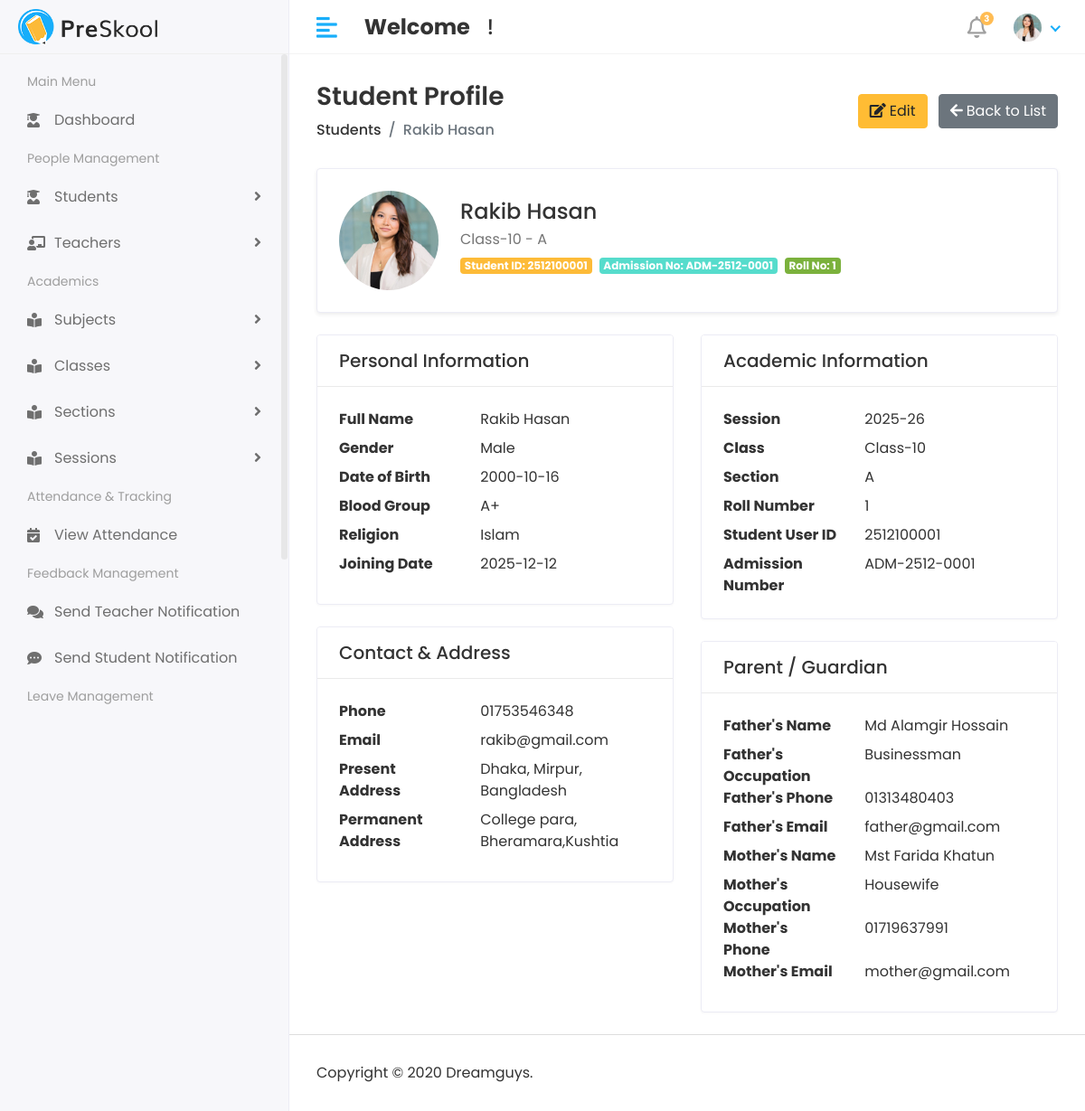
/student/student-detail/1/, run on the app's committed database.
### student/models.py (models this page shows, shortened)
class StudentInfo(models.Model):
    GENDER = [
        ("Male", "Male"),
        ("Female", "Female"),
        ("Other", "Other"),
    ]
    BLOOD_GROUP = [
        ("A+", "A+"),
        ("A-", "A-"),
        ("B+", "B+"),
        ("B-", "B-"),
        ("O+", "O+"),
        ("O-", "O-"),
        ("AB+", "AB+"),
        ("AB-", "AB-"),
    ]
    user = models.OneToOneField(
        User,
        on_delete=models.CASCADE,
        limit_choices_to={'user_type': 'Student'},
        related_name="student_profile",
    )
    student_user_id = models.CharField(
        unique=True,
        max_length=15,
        editable=False,
        blank=True,
        null=True,
        db_index=True,
        verbose_name="Student User ID",
    )
    admission_no = models.CharField(
        max_length=12,
        unique=True,
        editable=False,
        blank=True,
        null=True,
        db_index=True,
        verbose_name="Admission Number"
    )
    session = models.ForeignKey(
        Session,
        on_delete=models.SET_NULL,
        null=True,
        blank=True,
        related_name="students",
    )
    klass = models.ForeignKey(
        Class,
        on_delete=models.SET_NULL,
        null=True,
        blank=True,
        related_name="students",
        verbose_name="Class",
    )
    section = models.ForeignKey(
        Section,
        on_delete=models.SET_NULL,
        null=True,
        blank=True,
        related_name="students",
    )
    roll_no = models.PositiveIntegerField(
        null=True,
        blank=True,
        editable=False,  # Make it auto-generated
        verbose_name="Roll Number",
    )
    first_name = models.CharField(max_length=50, blank=True, null=True)
    last_name  = models.CharField(max_length=50, blank=True, null=True)
    gender     = models.CharField(max_length=10, choices=GENDER, blank=True, null=True)
    date_of_birth = models.DateField(blank=True, null=True)
    blood_group   = models.CharField(
        max_length=3,
        choices=BLOOD_GROUP,
        blank=True,
        null=True,
    )
    religion   = models.CharField(max_length=50, blank=True, null=True)
    joining_date = models.DateField(blank=True, null=True)
    phone      = models.CharField(max_length=15, blank=True, null=True)
    email      = models.EmailField(blank=True, null=True)
    father_name = models.CharField(max_length=100, blank=True, null=True)
    father_occupation = models.CharField(max_length=100, blank=True, null=True)
    father_mobile = models.CharField(max_length=15, blank=True, null=True)
    father_email = models.EmailField(blank=True, null=True)
    mother_name = models.CharField(max_length=100, blank=True, null=True)
    mother_occupation = models.CharField(max_length=100, blank=True, null=True)
    mother_mobile = models.CharField(max_length=15, blank=True, null=True)
    mother_email = models.EmailField(blank=True, null=True)
    present_address  = models.TextField(blank=True, null=True)
    permanent_address = models.TextField(blank=True, null=True)
    profile_pic = models.ImageField(upload_to="students/", blank=True, null=True)
    created_at = models.DateTimeField(auto_now_add=True)
    updated_at = models.DateTimeField(auto_now=True)
    class Meta:
        verbose_name = "Student Info"
        verbose_name_plural = "Students Info"
        ordering = ["session", "klass", "section", "roll_no"]

### academic/models.py (models this page shows, shortened)
class Class(models.Model):
    name = models.CharField(
        max_length=50,
        unique=True,
        verbose_name="Class Name"
    )
    class_code = models.PositiveIntegerField(
        validators=[
            MinValueValidator(1),
            MaxValueValidator(99)  # max 2 digits
        ],
        verbose_name="Class Code"
    )
    created_at = models.DateTimeField(
        auto_now_add=True,
        verbose_name="Created Date"
    )
    class Meta:
        verbose_name = "Class"
        verbose_name_plural = "Classes"   # Admin menu name will show correctly

class Section(models.Model):
    name = models.CharField(max_length=50, verbose_name="Section Name")
    created_at = models.DateTimeField(auto_now_add=True)

class Session(models.Model):
    name = models.CharField(max_length=20, unique=True, verbose_name="Academic Session")
    start_date = models.DateField()
    end_date = models.DateField()
    created_at = models.DateTimeField(auto_now_add=True)

### student/views.py (the view)
# urls.py: path('student-detail/<int:id>/', student_detail, name='student_detail'),
def student_detail(request, id):
    student = get_object_or_404(
        StudentInfo.objects.select_related('klass', 'session', 'section', 'user'),
        id=id
    )
    context = {
        "student": student,
    }
    return render(request, "Student/student_detail.html", context)

### templates/Student/student_detail.html
{% extends "base.html" %}
{% load static %}
{% block content %}
<div class="content container-fluid">
    <div class="page-header">
        <div class="row align-items-center">
            <div class="col">
                <h3 class="page-title mb-2">Student Profile</h3>
                <ul class="breadcrumb mb-0">
                    <li class="breadcrumb-item"><a href="{% url 'student_list' %}">Students</a></li>
                    <li class="breadcrumb-item active">{{ student.first_name }} {{ student.last_name }}</li>
                </ul>
            </div>
            <div class="col-auto mt-3 mt-md-0">
                <a href="{% url 'student_edit' student.id %}" class="btn btn-warning mr-2">
                    <i class="fas fa-edit mr-1"></i>Edit
                </a>
                <a href="{% url 'student_list' %}" class="btn btn-secondary">
                    <i class="fas fa-arrow-left mr-1"></i>Back to List
                </a>
            </div>
        </div>
    </div>
    <div class="card shadow-sm mb-4">
        <div class="card-body d-flex flex-column flex-md-row align-items-start align-items-md-center">
            <div class="mr-md-4 mb-3 mb-md-0 text-center text-md-left">
                {% if student.profile_pic %}
                    <img src="{{ student.profile_pic.url }}" alt="{{ student.first_name }} {{ student.last_name }}" class="rounded-circle" width="110" height="110" style="object-fit: cover;">
                {% else %}
                    <img src="{% static 'assets/img/profiles/avatar-01.jpg' %}" alt="avatar" class="rounded-circle" width="110" height="110">
                {% endif %}
            </div>
            <div>
                <h4 class="mb-1">{{ student.first_name|default:"—" }} {{ student.last_name|default:"" }}</h4>
                <p class="text-muted mb-2">{{ student.klass.name|default:"—" }} {% if student.section %}- {{ student.section.name }}{% endif %}</p>
                <div class="d-flex flex-wrap">
                    <span class="badge badge-primary mr-2 mb-2">Student ID: {{ student.student_user_id|default:"—" }}</span>
                    <span class="badge badge-info mr-2 mb-2">Admission No: {{ student.admission_no|default:"—" }}</span>
                    <span class="badge badge-success mr-2 mb-2">Roll No: {{ student.roll_no|default:"—" }}</span>
                </div>
            </div>
        </div>
    </div>
    <div class="row">
        <div class="col-lg-6">
            <div class="card mb-4">
                <div class="card-header bg-white">
                    <h5 class="mb-0">Personal Information</h5>
                </div>
                <div class="card-body">
                    <dl class="row mb-0">
                        <dt class="col-sm-5">Full Name</dt>
                        <dd class="col-sm-7">{{ student.first_name|default:"—" }} {{ student.last_name|default:"" }}</dd>
                        <dt class="col-sm-5">Gender</dt>
                        <dd class="col-sm-7">{{ student.gender|default:"—" }}</dd>
                        <dt class="col-sm-5">Date of Birth</dt>
                        <dd class="col-sm-7">{{ student.date_of_birth|date:"Y-m-d"|default:"—" }}</dd>
                        <dt class="col-sm-5">Blood Group</dt>
                        <dd class="col-sm-7">{{ student.blood_group|default:"—" }}</dd>
                        <dt class="col-sm-5">Religion</dt>
                        <dd class="col-sm-7">{{ student.religion|default:"—" }}</dd>
                        <dt class="col-sm-5">Joining Date</dt>
                        <dd class="col-sm-7">{{ student.joining_date|date:"Y-m-d"|default:"—" }}</dd>
                    </dl>
                </div>
            </div>
            <div class="card mb-4">
                <div class="card-header bg-white">
                    <h5 class="mb-0">Contact & Address</h5>
                </div>
                <div class="card-body">
                    <dl class="row mb-0">
                        <dt class="col-sm-5">Phone</dt>
                        <dd class="col-sm-7">{{ student.phone|default:"—" }}</dd>
                        <dt class="col-sm-5">Email</dt>
                        <dd class="col-sm-7">{{ student.email|default:"—" }}</dd>
                        <dt class="col-sm-5">Present Address</dt>
                        <dd class="col-sm-7">{{ student.present_address|default:"—" }}</dd>
                        <dt class="col-sm-5">Permanent Address</dt>
                        <dd class="col-sm-7">{{ student.permanent_address|default:"—" }}</dd>
                    </dl>
                </div>
            </div>
        </div>
        <div class="col-lg-6">
            <div class="card mb-4">
                <div class="card-header bg-white">
                    <h5 class="mb-0">Academic Information</h5>
                </div>
                <div class="card-body">
                    <dl class="row mb-0">
                        <dt class="col-sm-5">Session</dt>
                        <dd class="col-sm-7">{{ student.session.name|default:"—" }}</dd>
                        <dt class="col-sm-5">Class</dt>
                        <dd class="col-sm-7">{{ student.klass.name|default:"—" }}</dd>
                        <dt class="col-sm-5">Section</dt>
                        <dd class="col-sm-7">{{ student.section.name|default:"—" }}</dd>
                        <dt class="col-sm-5">Roll Number</dt>
                        <dd class="col-sm-7">{{ student.roll_no|default:"—" }}</dd>
                        <dt class="col-sm-5">Student User ID</dt>
                        <dd class="col-sm-7">{{ student.student_user_id|default:"—" }}</dd>
                        <dt class="col-sm-5">Admission Number</dt>
                        <dd class="col-sm-7">{{ student.admission_no|default:"—" }}</dd>
                    </dl>
                </div>
            </div>
            <div class="card mb-4">
                <div class="card-header bg-white">
                    <h5 class="mb-0">Parent / Guardian</h5>
                </div>
                <div class="card-body">
                    <dl class="row mb-0">
                        <dt class="col-sm-5">Father's Name</dt>
                        <dd class="col-sm-7">{{ student.father_name|default:"—" }}</dd>
                        <dt class="col-sm-5">Father's Occupation</dt>
                        <dd class="col-sm-7">{{ student.father_occupation|default:"—" }}</dd>
                        <dt class="col-sm-5">Father's Phone</dt>
                        <dd class="col-sm-7">{{ student.father_mobile|default:"—" }}</dd>
                        <dt class="col-sm-5">Father's Email</dt>
                        <dd class="col-sm-7">{{ student.father_email|default:"—" }}</dd>
                        <dt class="col-sm-5">Mother's Name</dt>
                        <dd class="col-sm-7">{{ student.mother_name|default:"—" }}</dd>
                        <dt class="col-sm-5">Mother's Occupation</dt>
                        <dd class="col-sm-7">{{ student.mother_occupation|default:"—" }}</dd>
                        <dt class="col-sm-5">Mother's Phone</dt>
                        <dd class="col-sm-7">{{ student.mother_mobile|default:"—" }}</dd>
                        <dt class="col-sm-5">Mother's Email</dt>
                        <dd class="col-sm-7">{{ student.mother_email|default:"—" }}</dd>
                    </dl>
                </div>
            </div>
        </div>
    </div>
</div>
{% endblock %}

### data on the page
StudentInfo: first_name "Rakib", last_name "Hasan", klass.name "Class-10", section.name "A", student_user_id "2512100001", admission_no "ADM-2512-0001", roll_no "1", gender "Male", date_of_birth "2000-10-16", blood_group "A+", religion "Islam", joining_date "2025-12-12", phone "01753546348", email "rakib@gmail.com", present_address "Dhaka, Mirpur, Bangladesh", permanent_address "College para, Bheramara,Kushtia", session.name "2025-26", father_name "Md Alamgir Hossain", father_occupation "Businessman", father_mobile "01313480403", father_email "father@gmail.com", mother_name "Mst Farida Khatun", mother_occupation "Housewife", mother_mobile "01719637991", mother_email "mother@gmail.com"
